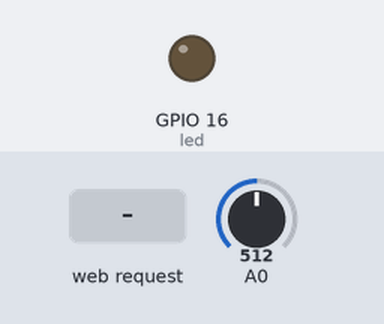
Bench run of a sketch on a simulated ESP8266 (NodeMCU). Parts: output pins drawn as LEDs (lit = HIGH). The test bench sets the inputs (shaded band); at power-on: A0 = 512. WiFi joins after 1.5 s; servers stay silent unless stated; what the sketch prints to the serial monitor is not drawn.

Above: at 2.7 s.
2.8 s: HTTP request GET /test.svg received
At 3.3 s:
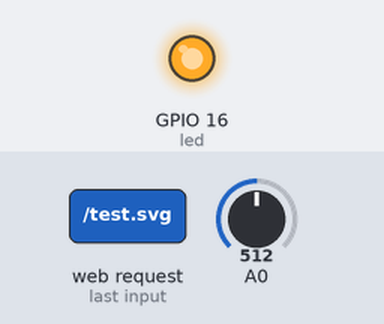
4.3 s: HTTP request GET / received
At 5.2 s:
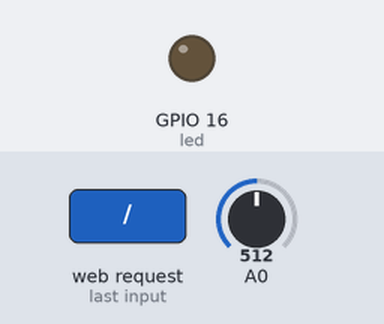
Timing chart, 0 to 7.3 s (numbered marks = the images above; inputs shaded):
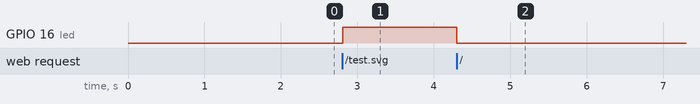

The sketch:

AdvancedWebServer.ino
```cpp
// (licence header left out)
#include <ESP8266WiFi.h>
#include <WiFiClient.h>
#include <ESP8266WebServer.h>
#include <ESP8266mDNS.h>

const char *ssid = "";
const char *password = "";

ESP8266WebServer server ( 80 );

const int led = 16;

void handleRoot() {
	digitalWrite ( led, 1 );
	char temp[400];
	int sec = millis() / 1000;
	int min = sec / 60;
	int hr = min / 60;


	snprintf ( temp, 400,

"<html>\
  <head>\
    <meta http-equiv='refresh' content='5'/>\
    <title>ESP8266 Demo</title>\
    <style>\
      body { background-color: #cccccc; font-family: Arial, Helvetica, Sans-Serif; Color: #000088; }\
    </style>\
  </head>\
  <body>\
    <h1>Hello from ESP8266!</h1>\
    <p>Uptime: %02d:%02d:%02d</p>\
    <img src=\"/test.svg\" />\
  </body>\
</html>",

		hr, min % 60, sec % 60
	);
	server.send ( 200, "text/html", temp );
	digitalWrite ( led, 0 );
}

void handleNotFound() {
	digitalWrite ( led, 1 );
	String message = "File Not Found\n\n";
	message += "URI: ";
	message += server.uri();
	message += "\nMethod: ";
	message += ( server.method() == HTTP_GET ) ? "GET" : "POST";
	message += "\nArguments: ";
	message += server.args();
	message += "\n";

	for ( uint8_t i = 0; i < server.args(); i++ ) {
		message += " " + server.argName ( i ) + ": " + server.arg ( i ) + "\n";
	}

	server.send ( 404, "text/plain", message );
	digitalWrite ( led, 0 );
}

void setup ( void ) {
	pinMode ( led, OUTPUT );
    pinMode (A0,INPUT);
	digitalWrite ( led, 0 );
	Serial.begin ( 115200 );
	WiFi.begin ( ssid, password );
	Serial.println ( "" );

	// Wait for connection
	while ( WiFi.status() != WL_CONNECTED ) {
		delay ( 500 );
		Serial.print ( "." );
	}

	Serial.println ( "" );
	Serial.print ( "Connected to " );
	Serial.println ( ssid );
	Serial.print ( "IP address: " );
	Serial.println ( WiFi.localIP() );

	if ( MDNS.begin ( "esp8266" ) ) {
		Serial.println ( "MDNS responder started" );
	}

	server.on ( "/", handleRoot );
	server.on ( "/test.svg", drawGraph );
	server.on ( "/inline", []() {
		server.send ( 200, "text/plain", "this works as well" );
	} );
	server.onNotFound ( handleNotFound );
	server.begin();
	Serial.println ( "HTTP server started" );
}

void loop ( void ) {
	server.handleClient();
}

void drawGraph() {
	digitalWrite ( led, 0 );
	String out = "";
	char temp[100];
    int val = 0;
	out += "<svg xmlns=\"http://www.w3.org/2000/svg\" version=\"1.1\" width=\"400\" height=\"150\">\n";
 	out += "<rect width=\"400\" height=\"150\" fill=\"rgb(250, 230, 210)\" stroke-width=\"1\" stroke=\"rgb(0, 0, 0)\" />\n";
 	out += "<g stroke=\"black\">\n";
 	//int y = rand() % 130;
    val = analogRead(A0);
    Serial.println(val);
 	int y = val %  130;
 	for (int x = 10; x < 390; x+= 10) {
        val = analogRead(A0);
        Serial.println(val);
 		//int y2 = rand() % 130;
 		int y2 = val % 130 ;
 		sprintf(temp, "<line x1=\"%d\" y1=\"%d\" x2=\"%d\" y2=\"%d\" stroke-width=\"1\" />\n", x, 140 - y, x + 10, 140 - y2);
 		out += temp;
 		y = y2;
 	}
	out += "</g>\n</svg>\n";

	server.send ( 200, "image/svg+xml", out);
	digitalWrite ( led, 1 );

}
```

Measured:
- after the input at 2.8 s, GPIO 16 (led): LOW → HIGH at once
- after the input at 4.3 s, GPIO 16 (led): HIGH → LOW at once
